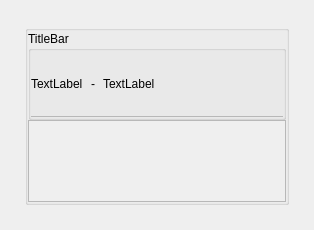
<?xml version="1.0" encoding="UTF-8"?>
<ui version="4.0">
 <class>C_OgePopUpDialog</class>
 <widget class="QDialog" name="C_OgePopUpDialog">
  <property name="geometry">
   <rect>
    <x>0</x>
    <y>0</y>
    <width>314</width>
    <height>230</height>
   </rect>
  </property>
  <property name="windowTitle">
   <string>Dialog</string>
  </property>
  <layout class="QVBoxLayout" name="verticalLayout_3">
   <property name="leftMargin">
    <number>25</number>
   </property>
   <property name="topMargin">
    <number>25</number>
   </property>
   <property name="rightMargin">
    <number>25</number>
   </property>
   <property name="bottomMargin">
    <number>25</number>
   </property>
   <item>
    <widget class="stw::opensyde_gui_elements::C_OgeGbxHover" name="pc_GroupBoxPopUp">
     <property name="title">
      <string/>
     </property>
     <layout class="QVBoxLayout" name="verticalLayout_2">
      <property name="leftMargin">
       <number>0</number>
      </property>
      <property name="topMargin">
       <number>0</number>
      </property>
      <property name="rightMargin">
       <number>0</number>
      </property>
      <property name="bottomMargin">
       <number>0</number>
      </property>
      <item>
       <widget class="QWidget" name="pc_TopWidget" native="true">
        <layout class="QGridLayout" name="gridLayout">
         <property name="leftMargin">
          <number>0</number>
         </property>
         <property name="topMargin">
          <number>0</number>
         </property>
         <property name="rightMargin">
          <number>0</number>
         </property>
         <property name="bottomMargin">
          <number>0</number>
         </property>
         <property name="horizontalSpacing">
          <number>0</number>
         </property>
         <item row="0" column="0">
          <layout class="QVBoxLayout" name="pc_VerticalLayout" stretch="0,1">
           <property name="spacing">
            <number>0</number>
           </property>
           <property name="bottomMargin">
            <number>0</number>
           </property>
           <item>
            <widget class="stw::opensyde_gui_elements::C_OgeGbxTransparent" name="pc_GroupBoxTitle">
             <property name="title">
              <string>TitleBar</string>
             </property>
             <layout class="QVBoxLayout" name="verticalLayout" stretch="1,0">
              <property name="spacing">
               <number>0</number>
              </property>
              <property name="leftMargin">
               <number>0</number>
              </property>
              <property name="topMargin">
               <number>0</number>
              </property>
              <property name="rightMargin">
               <number>0</number>
              </property>
              <property name="bottomMargin">
               <number>0</number>
              </property>
              <item>
               <layout class="QHBoxLayout" name="pc_HorizontalLayout2" stretch="0,0,1">
                <item>
                 <widget class="stw::opensyde_gui_elements::C_OgeLabPopUpTitle" name="pc_LabelTitle">
                  <property name="styleRole" stdset="0">
                   <string>popup-title</string>
                  </property>
                  <property name="minimumSize">
                   <size>
                    <width>0</width>
                    <height>65</height>
                   </size>
                  </property>
                  <property name="maximumSize">
                   <size>
                    <width>16777215</width>
                    <height>65</height>
                   </size>
                  </property>
                  <property name="text">
                   <string>TextLabel</string>
                  </property>
                 </widget>
                </item>
                <item>
                 <widget class="stw::opensyde_gui_elements::C_OgeLabPopUpTitle" name="pc_LabelTitleSpacer">
                  <property name="styleRole" stdset="0">
                   <string>popup-sub-title</string>
                  </property>
                  <property name="minimumSize">
                   <size>
                    <width>20</width>
                    <height>0</height>
                   </size>
                  </property>
                  <property name="maximumSize">
                   <size>
                    <width>20</width>
                    <height>16777215</height>
                   </size>
                  </property>
                  <property name="text">
                   <string>-</string>
                  </property>
                  <property name="alignment">
                   <set>Qt::AlignCenter</set>
                  </property>
                 </widget>
                </item>
                <item>
                 <widget class="stw::opensyde_gui_elements::C_OgeLabPopUpTitle" name="pc_LabelSubTitle">
                  <property name="styleRole" stdset="0">
                   <string>popup-sub-title</string>
                  </property>
                  <property name="minimumSize">
                   <size>
                    <width>0</width>
                    <height>65</height>
                   </size>
                  </property>
                  <property name="maximumSize">
                   <size>
                    <width>16777215</width>
                    <height>65</height>
                   </size>
                  </property>
                  <property name="text">
                   <string>TextLabel</string>
                  </property>
                 </widget>
                </item>
               </layout>
              </item>
              <item>
               <widget class="QFrame" name="pc_FramSperator1">
                <property name="styleRole" stdset="0">
                 <string>fra-border</string>
                </property>
                <property name="minimumSize">
                 <size>
                  <width>0</width>
                  <height>1</height>
                 </size>
                </property>
                <property name="maximumSize">
                 <size>
                  <width>16777215</width>
                  <height>1</height>
                 </size>
                </property>
                <property name="frameShape">
                 <enum>QFrame::StyledPanel</enum>
                </property>
                <property name="frameShadow">
                 <enum>QFrame::Raised</enum>
                </property>
               </widget>
              </item>
             </layout>
            </widget>
           </item>
           <item>
            <widget class="stw::opensyde_gui_elements::C_OgeTransparentScrollArea" name="scrollArea">
             <property name="focusPolicy">
              <enum>Qt::ClickFocus</enum>
             </property>
             <property name="widgetResizable">
              <bool>true</bool>
             </property>
             <widget class="stw::opensyde_gui_elements::C_OgeWiOnlyBackground" name="pc_ScrollAreaWidgetContents">
              <property name="geometry">
               <rect>
                <x>0</x>
                <y>0</y>
                <width>254</width>
                <height>68</height>
               </rect>
              </property>
              <layout class="QVBoxLayout" name="verticalLayout_5">
               <property name="spacing">
                <number>0</number>
               </property>
               <property name="leftMargin">
                <number>0</number>
               </property>
               <property name="topMargin">
                <number>0</number>
               </property>
               <property name="rightMargin">
                <number>0</number>
               </property>
               <property name="bottomMargin">
                <number>0</number>
               </property>
               <item>
                <layout class="QVBoxLayout" name="pc_VerticalLayoutPopUps"/>
               </item>
              </layout>
             </widget>
            </widget>
           </item>
          </layout>
         </item>
        </layout>
       </widget>
      </item>
     </layout>
    </widget>
   </item>
  </layout>
 </widget>
 <customwidgets>
  <customwidget>
   <class>stw::opensyde_gui_elements::C_OgeGbxTransparent</class>
   <extends>QGroupBox</extends>
   <header>C_OgeGbxTransparent.hpp</header>
   <container>1</container>
  </customwidget>
  <customwidget>
   <class>stw::opensyde_gui_elements::C_OgeLabPopUpTitle</class>
   <extends>QLabel</extends>
   <header>C_OgeLabPopUpTitle.hpp</header>
  </customwidget>
  <customwidget>
   <class>stw::opensyde_gui_elements::C_OgeGbxHover</class>
   <extends>QGroupBox</extends>
   <header>C_OgeGbxHover.hpp</header>
   <container>1</container>
  </customwidget>
  <customwidget>
   <class>stw::opensyde_gui_elements::C_OgeWiOnlyBackground</class>
   <extends>QWidget</extends>
   <header>C_OgeWiOnlyBackground.hpp</header>
   <container>1</container>
  </customwidget>
  <customwidget>
   <class>stw::opensyde_gui_elements::C_OgeTransparentScrollArea</class>
   <extends>QScrollArea</extends>
   <header>C_OgeTransparentScrollArea.hpp</header>
   <container>1</container>
  </customwidget>
 </customwidgets>
 <resources/>
 <connections/>
</ui>
